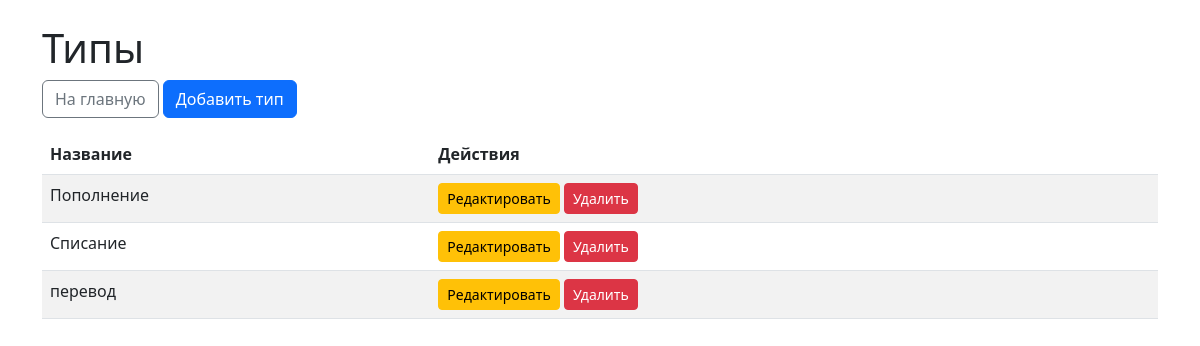
Before: /types/ with the older database file.
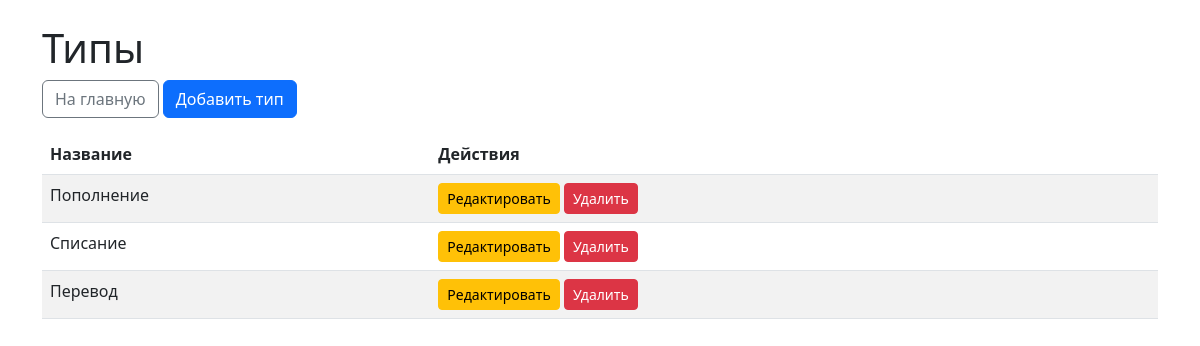
After: the same page with the newer database file.
### dds/models.py (models this page shows, shortened)
class Type(models.Model):
    name = models.CharField(max_length=50, unique=True)
    class Meta:
        verbose_name = 'Тип'
        verbose_name_plural = 'Типы'

### dds/views.py (the view)
# urls.py: path('types/', views.type_list, name='type_list'),
def type_list(request):
    types = Type.objects.all()
    return render(request, 'dds/type_list.html', {'types': types})

### templates/dds/type_list.html (shortened to what this page needs)
<!DOCTYPE html>
<html lang="ru">
<head>
    <link href="https://cdn.jsdelivr.net/npm/bootstrap@5.3.0/dist/css/bootstrap.min.css" rel="stylesheet">
</head>
<body>
    <div class="container">
        <h1 class="mt-4">Типы</h1>
        <a href="{% url 'cashflow_list' %}" class="btn btn-outline-secondary mb-3">На главную</a>
        <a href="{% url 'type_create' %}" class="btn btn-primary mb-3">Добавить тип</a>
        <table class="table table-striped">
            <thead>
                <tr>
                    <th>Название</th>
                    <th>Действия</th>
                </tr>
            </thead>
            <tbody>
                {% for type in types %}
                    <tr>
                        <td>{{ type.name }}</td>
                        <td>
                            <a href="{% url 'type_edit' type.pk %}" class="btn btn-sm btn-warning">Редактировать</a>
                            <a href="{% url 'type_delete' type.pk %}" class="btn btn-sm btn-danger">Удалить</a>
                        </td>
                    </tr>
                {% empty %}
                    <tr><td colspan="2" class="text-center">Типы отсутствуют</td></tr>
                {% endfor %}
            </tbody>
        </table>
    </div>
</body>
</html>

Changed rows visible on the page:
changed Type: name "перевод" → "Перевод"
